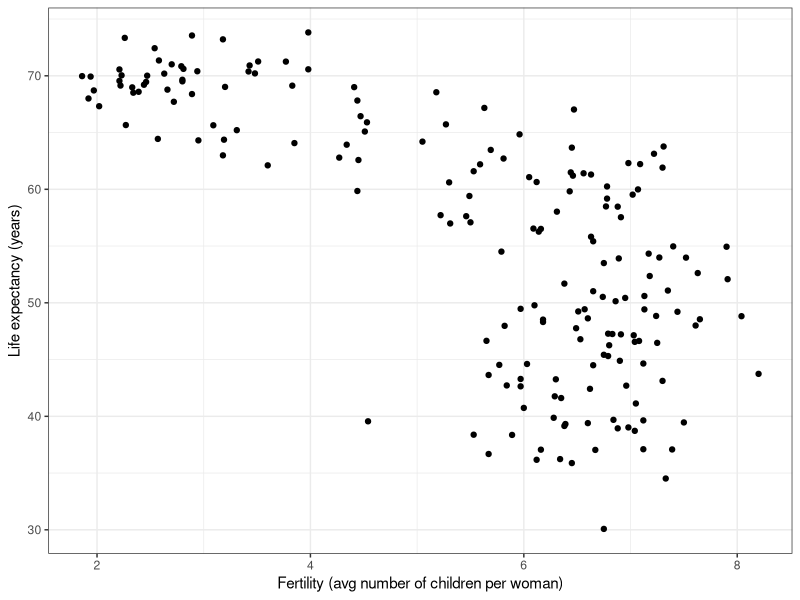
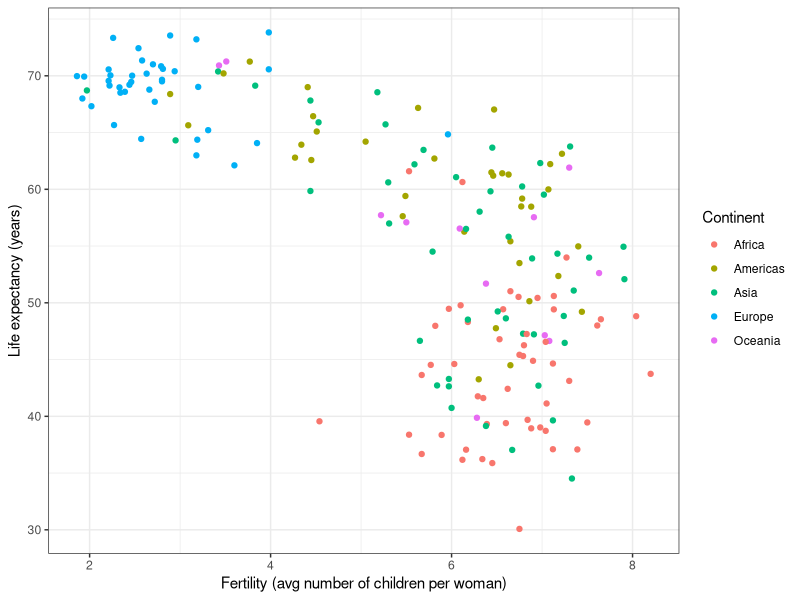
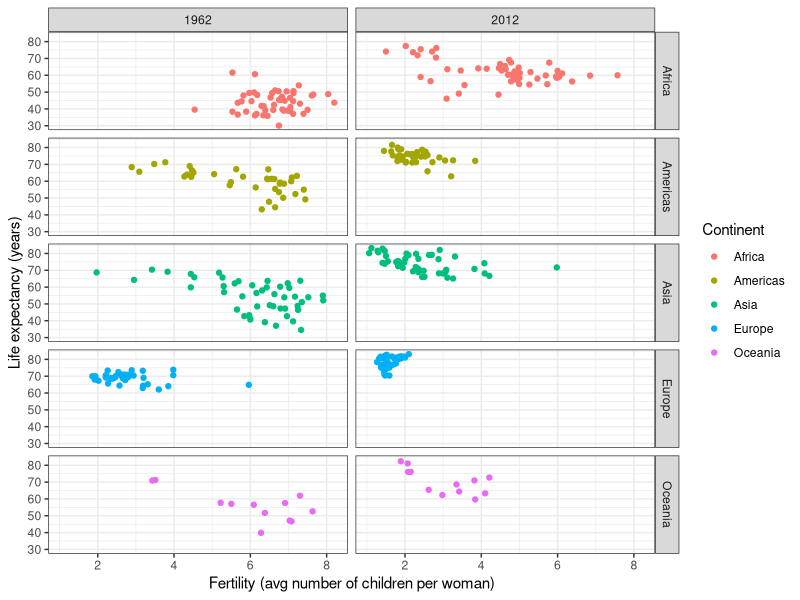
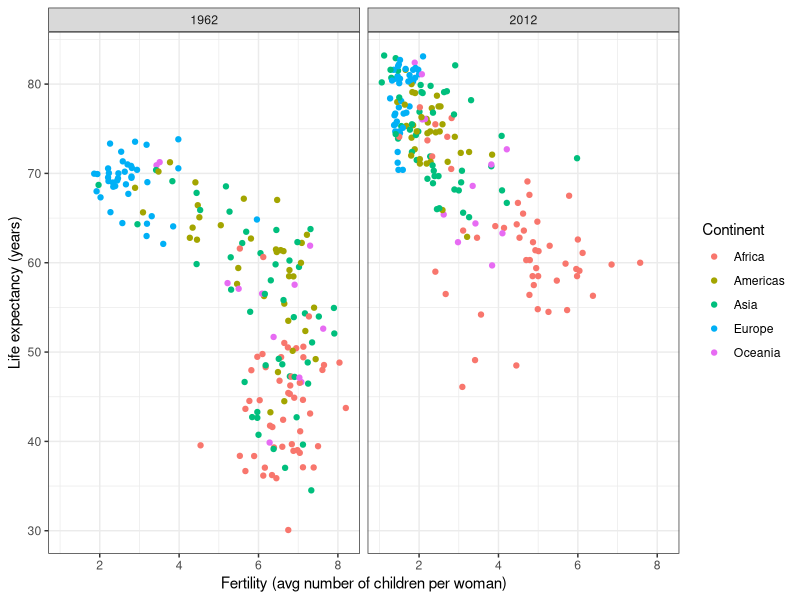
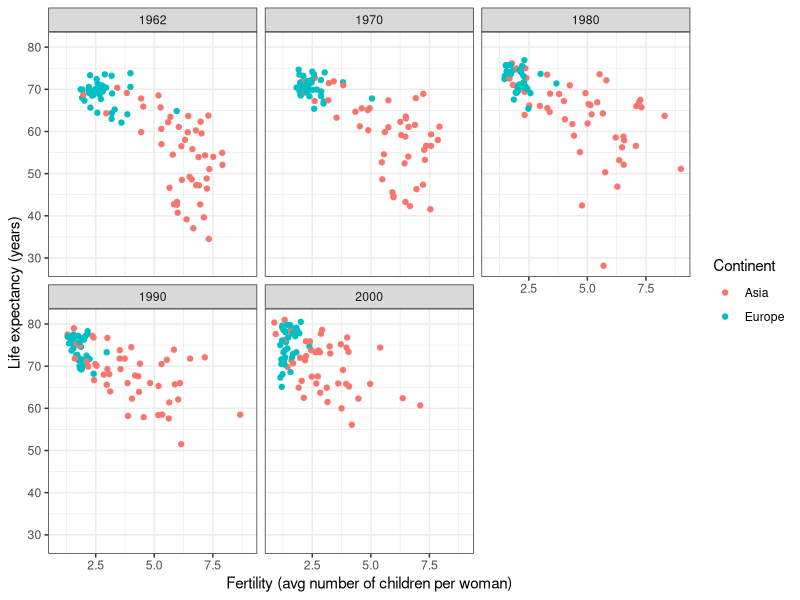
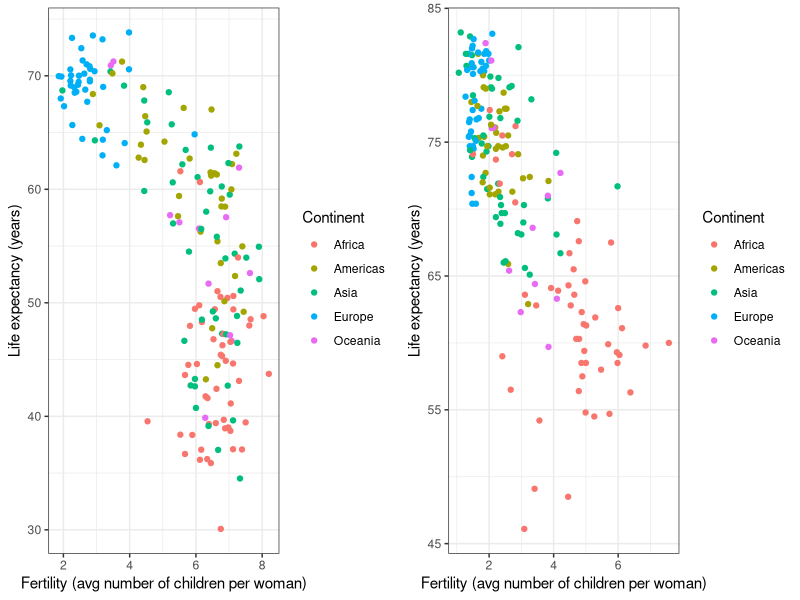
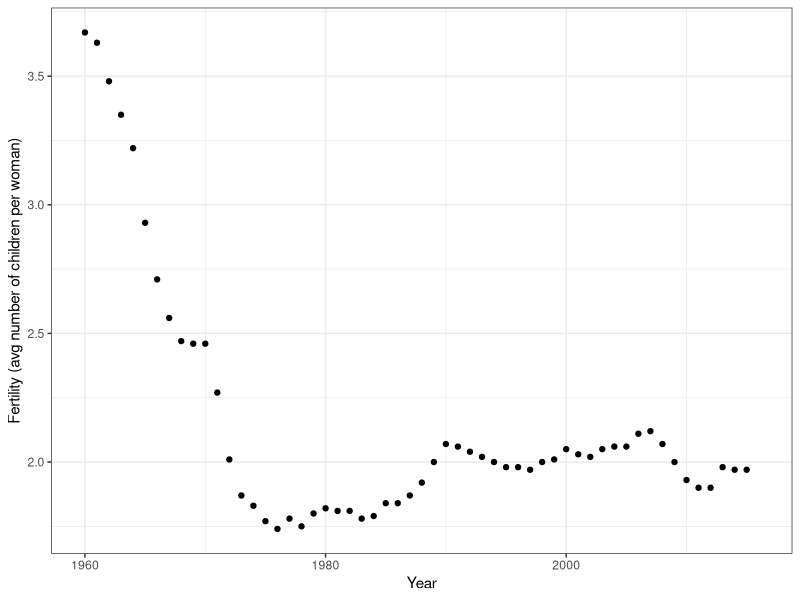
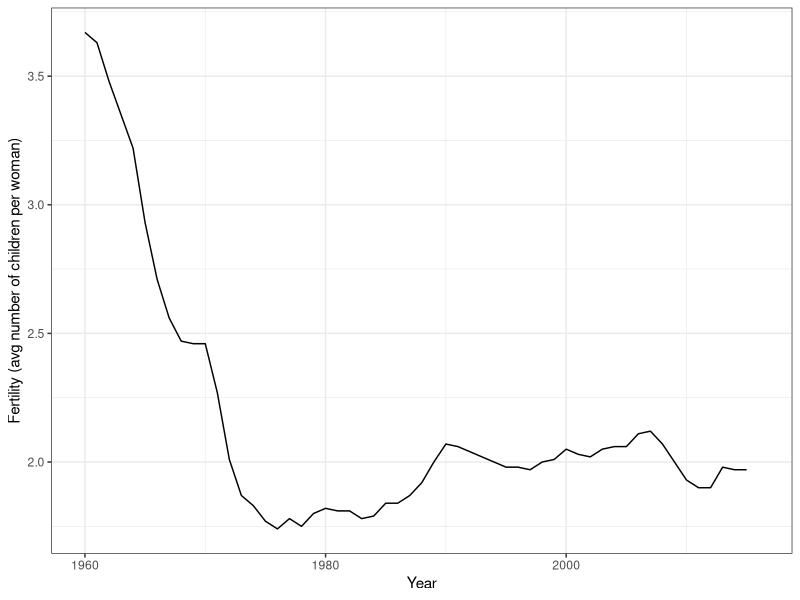

These charts were generated, in order, by the following R code:
## ---- chunk 1
knitr::opts_chunk$set(echo = TRUE)
## ---- chunk 2
library(dslabs)
data(gapminder)
head(gapminder)
## ---- chunk 3
library(tidyverse)
gapminder %>% filter(year == 2015 & country %in% c("Sri Lanka","Turkey")) %>% 
              select(country, infant_mortality)
## ---- chunk 4
comp_table <- tibble(comparison = rep(1:5, each = 2),
              country = c("Sri Lanka", "Turkey", "Poland", "South Korea", "Malaysia", "Russia", "Pakistan","Vietnam","Thailand","South Africa"))

tmp <- gapminder %>% filter(year == 2015) %>% 
                     select(country, infant_mortality) %>% 
                     mutate(country = as.character(country)) ##to match characters to characters
  
tab <- inner_join(comp_table, tmp, by = "country") %>% select(-comparison)
  
bind_cols(slice(tab,seq(1,9,2)), slice(tab,seq(2,10,2))) %>% knitr::kable(col.names = c('Country_1', 'Infant_Mortality_1', 'Country_2', 'Infant_Mortality_2'))
## ---- chunk 5
ds_theme_set()

gapminder %>% filter(year == 1962) %>%
  ggplot(aes(fertility, life_expectancy)) +
  geom_point() +
  ylab("Life expectancy (years)") + 
  xlab("Fertility (avg number of children per woman)")
## ---- chunk 6
filter(gapminder, year == 1962) %>%
  ggplot(aes(fertility, life_expectancy, color = continent)) +
  geom_point() +
  xlab("Fertility (avg number of children per woman)") +
  ylab("Life expectancy (years)") + 
  scale_color_discrete(name = "Continent")
## ---- chunk 7
gapminder %>% filter(year %in% c(1962, 2012)) %>%
  ggplot(aes(fertility, life_expectancy, color = continent)) +
  geom_point() +
  facet_grid(continent~year) +
  xlab("Fertility (avg number of children per woman)") +
  ylab("Life expectancy (years)") + 
  scale_color_discrete(name = "Continent")
## ---- chunk 8
filter(gapminder, year %in% c(1962, 2012)) %>%
  ggplot(aes(fertility, life_expectancy, color = continent)) +
  geom_point() +
  facet_grid(. ~ year) +
  xlab("Fertility (avg number of children per woman)") +
  ylab("Life expectancy (years)") + 
  scale_color_discrete(name = "Continent")
## ---- chunk 9
years <- c(1962, 1970, 1980, 1990, 2000)
continents <- c("Europe", "Asia")
gapminder %>% 
  filter(year %in% years & continent %in% continents) %>%
  ggplot(aes(fertility, life_expectancy, color = continent)) +
  geom_point() +
  facet_wrap(. ~ year)  +
  xlab("Fertility (avg number of children per woman)") +
  ylab("Life expectancy (years)") + 
  scale_color_discrete(name = "Continent")
## ---- chunk 10
library(gridExtra)
p1 <- filter(gapminder, year == 1962) %>%
  ggplot(aes(fertility, life_expectancy, col = continent)) +
  geom_point()  +
  xlab("Fertility (avg number of children per woman)") +
  ylab("Life expectancy (years)") + 
  scale_color_discrete(name = "Continent")

p2 <- filter(gapminder, year == 2012) %>%
  ggplot(aes(fertility, life_expectancy, col = continent)) +
  geom_point()  +
  xlab("Fertility (avg number of children per woman)") +
  ylab("Life expectancy (years)") + 
  scale_color_discrete(name = "Continent")

grid.arrange(p1, p2, ncol = 2)
## ---- chunk 11
gapminder %>% filter(country == "United States") %>% 
  ggplot(aes(year, fertility)) +
  geom_point() +
  xlab("Year") +
  ylab("Fertility (avg number of children per woman)")
## ---- chunk 12
gapminder %>% filter(country == "United States") %>% 
  ggplot(aes(year, fertility)) +
  geom_line() +
  #geom_point() +
  xlab("Year") +
  ylab("Fertility (avg number of children per woman)")
## ---- chunk 13
countries <- c("South Korea", "Germany")
gapminder %>% filter(country %in% countries) %>% 
  ggplot(aes(year,fertility)) +
  geom_line() +
  xlab("Year") +
  ylab("Fertility (avg number of children per woman)")
## ---- chunk 14
countries <- c("South Korea", "Germany")
gapminder %>% filter(country %in% countries) %>% 
  ggplot(aes(year, fertility, group = country)) +
  geom_line() +
  xlab("Year") +
  ylab("Fertility (avg number of children per woman)")
## ---- chunk 15
countries <- c("South Korea", "Germany")
gapminder %>% filter(country %in% countries) %>% 
  ggplot(aes(year, fertility, color = country)) +
  geom_line() +
  xlab("Year") +
  ylab("Fertility (avg number of children per woman)") + 
  scale_color_discrete(name = "Country")
## ---- chunk 16
labels <- data.frame(country = countries, x = c(1975, 1965), y = c(5, 2.75))

gapminder %>% filter(country %in% countries) %>% 
  ggplot(aes(year, fertility, color = country)) +
  geom_line() +
  geom_text(data = labels, aes(x, y, label = country), size = 5) +
  theme(legend.position = "none") +
  xlab("Year") +
  ylab("Fertility (avg number of children per woman)")
## ---- chunk 17
gapminder <- gapminder %>% 
  mutate(dollars_per_day = gdp/population/365)
## ---- chunk 18
past_year <- 1970
gapminder %>% 
  filter(year == past_year & !is.na(gdp)) %>%
  ggplot(aes(dollars_per_day)) + 
  geom_histogram(binwidth = 1, color = "black", fill = "blue") +
  xlab("Dollars per day") +
  ylab("Number of countries")
## ---- chunk 19
gapminder %>% 
  filter(year == past_year & !is.na(gdp)) %>%
  ggplot(aes(log2(dollars_per_day))) + 
  geom_histogram(binwidth = 1, color = "black") +
  xlab("Dollars per day (log2 scale)") +
  ylab("Number of countries")
## ---- chunk 20
gapminder %>% filter(year == past_year) %>%
  ggplot(aes(log10(population))) +
  geom_histogram(binwidth = 0.5, color = "black") +
  xlab("Population (log10 scale)") +
  ylab("Number of countries")
## ---- chunk 21
gapminder %>% 
  filter(year == past_year & !is.na(gdp)) %>%
  ggplot(aes(dollars_per_day)) + 
  geom_histogram(binwidth = 1, color = "black") +
  scale_x_continuous(trans = "log2") +
  xlab("Dollars per day") +
  ylab("Number of countries")
## ---- chunk 22
present_year <- 2010
past_year <- 1970

west <- c("Western Europe","Northern Europe","Southern Europe",
          "Northern America","Australia and New Zealand")

gapminder <- gapminder %>% 
  mutate(group = case_when(
    region %in% west ~ "The West",
    region %in% "Northern Africa" ~ "Northern Africa",
    region %in% c("Eastern Asia", "South-Eastern Asia") ~ "East Asia",
    region == "Southern Asia"~ "Southern Asia",
    region %in% c("Central America", "South America", "Caribbean") ~ "Latin America",
    continent == "Africa" & region != "Northern Africa" ~ "Sub-Saharan Africa",
    region %in% c("Melanesia", "Micronesia", "Polynesia") ~ "Pacific Islands"))
## ---- chunk 23
surv_income <- gapminder %>% 
  filter(year %in% present_year & !is.na(gdp) & !is.na(infant_mortality) & !is.na(group)) %>%
  group_by(group) %>%
  summarize(income = sum(gdp)/sum(population)/365,
            infant_survival_rate = 1-sum(infant_mortality/1000*population)/sum(population)) 

surv_income %>% arrange(income)
## ---- chunk 24
surv_income %>% ggplot(aes(income, infant_survival_rate, label = group, color = group)) +
  scale_x_continuous(trans = "log2", limit = c(0.25, 150)) +
  scale_y_continuous(trans = "logit", limit = c(0.875, .9981), 
                     breaks = c(.85,.90,.95,.99,.995,.998)) +
  geom_label(size = 3, show.legend = FALSE) +
  xlab("Dollars per day") +
  ylab("Infant survival rate")
## ---- chunk 25
library(ggrepel)
highlight <- c("Sierra Leone", "Mauritius",  "Sudan", "Botswana", "Tunisia",
               "Cambodia","Singapore","Chile", "Haiti", "Bolivia",
               "United States","Sweden", "Angola", "Serbia")

gapminder %>% filter(year %in% present_year & !is.na(gdp) & !is.na(infant_mortality) & !is.na(group) ) %>%
  ggplot(aes(dollars_per_day, 1 - infant_mortality/1000, color = group, label = country)) +
  scale_x_continuous(trans = "log2", limits=c(0.25, 150)) +
  scale_y_continuous(trans = "logit",limit=c(0.875, .9981),
                     breaks=c(.85,.90,.95,.99,.995,.998)) + 
  geom_point(alpha = 0.5, size = 3) +
  geom_text_repel(size = 4, show.legend = FALSE,
    data = filter(gapminder, (year %in% present_year) & (country %in% highlight))) +
  xlab("Dollars per day") +
  ylab("Infant survival rate") +
  scale_color_discrete(name = "Region")
## ---- chunk 26
# Your code here
## ---- chunk 27
# Your code here
## ---- chunk 28
# Your code here
## ---- chunk 29
# Your code here
## ---- chunk 30
# Your code here
## ---- chunk 31
# Your code here
## ---- chunk 32
# Your code here
## ---- chunk 33
# Your code here
## ---- chunk 34
library(dslabs)
library(tidyverse)
data(gapminder)

gapminder %>% filter(year == 1980) %>%
  ggplot(aes(x = fertility)) +
  geom_histogram(fill = "orange", 
                 color = "turquoise", 
                 bins = 20) +
  xlab("Fertility") +
  ylab("Number of countries")
## ---- chunk 35
data("airquality")

airquality %>% 
  mutate(Month = factor(Month, labels = month.abb[5:9])) %>%
  ggplot(aes(Temp, Ozone, color = Month)) +
  geom_point() +
  labs(title = "Ozone vs Temperature (NYC, 1973)",
       x = "Temperature (F)", 
       y = "Ozone (ppb)", 
       color = "Month")
## ---- chunk 36
airquality %>% 
  mutate(Month = factor(Month, labels = month.abb[5:9])) %>%
  ggplot(aes(Wind, Ozone, color = Month)) +
  geom_point() +
  facet_grid(. ~ Month) +
  labs(title = "Ozone vs Wind across months (NYC, 1973)",
       x = "Wind (mph)", 
       y = "Ozone (ppb)") +
  guides(color = "none") # Remove legend for color since not needed
## ---- chunk 37
airquality %>% 
  mutate(Month = factor(Month, labels = month.abb[5:9])) %>%
  ggplot(aes(y = Temp, x = Month, color = Month)) +
  geom_boxplot() +
  labs(title = "Temperarture across months (NYC, 1973)",
       y = "Temperature (F)") +
  guides(color = "none") # Remove legend for color since not needed
## ---- chunk 38
library(gridExtra)

# Raw scale
g1 <- airquality %>%
  ggplot(aes(Solar.R)) +
  geom_histogram(color = "black", 
                 fill = "steelblue", 
                 na.rm = TRUE) +
  labs(title = "Solar Radiation (raw)", 
       x = "Solar.R", 
       y = "Count")

# Log10 scale (scale, not transformed data)
g2 <- airquality %>%
  ggplot(aes(Solar.R)) +
  geom_histogram(color = "black", 
                 fill = "tan", 
                 na.rm = TRUE) +
  scale_x_log10() +
  labs(title = "Solar Radiation (log10 x-scale)",
       x = "Solar.R (log10 scale)", 
       y = "Count")

grid.arrange(g1, g2, nrow = 1)
## ---- chunk 39
data(economics, package = "ggplot2")

# (a) Points
p_pts <- ggplot(economics, aes(date, unemploy)) +
  geom_point() +
  labs(title = "US Unemployment (points)", x = "Date", y = "Unemployed (thousands)")

# (b) Lines
p_lin <- ggplot(economics, aes(date, unemploy)) +
  geom_line() +
  labs(title = "US Unemployment (line)", x = "Date", y = "Unemployed (thousands)")

grid.arrange(p_pts, p_lin)
## ---- chunk 40
data(economics_long, package = "ggplot2")

econ2 <- economics_long %>% 
  filter(variable %in% c("unemploy", "psavert"))

econ2 %>% 
  ggplot(aes(date, value, color = variable)) +
  geom_line() +
  facet_wrap(~ variable) +
  labs(title = "Two series over time (faceted)", 
       x = "Date", 
       y = "Value", 
       color = "Series")
## ---- chunk 41
prop_tbl <- airquality %>%
  mutate(high_oz = !is.na(Ozone) & Ozone >= 100,
         Month = as.integer(Month)) %>%
  group_by(Month) %>%
  summarise(prop_high = mean(high_oz, na.rm = TRUE),
            mean_temp = mean(Temp, na.rm = TRUE))

prop_tbl

prop_tbl %>% 
  ggplot(aes(mean_temp, prop_high, label = month.abb[5:9], color = Month)) +
  geom_point(size = 3) +
  geom_text(vjust = 1.5) +
  theme(legend.position = "none") +
  labs(title = "Mean temperature vs proportion of high-ozone days",
       x = "Mean Temp (F)", 
       y = "Proportion of days with Ozone ≥ 100")
